Frame 1 (no input): blank canvas, image omitted
Frame 60 (no input): blank canvas, image omitted
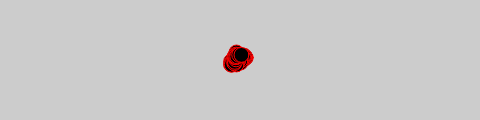
Frame 120 (the mouse pressed at the canvas centre since frame 60)

The p5.js sketch whose frames 1 and 60 were blank and that drew this single picture after the mouse press (run headless with seeded random() and noise() and a simulated clock; from frame 60 on, the mouse is pressed at the canvas centre):

// p5.js sketch
// ── sketch.js
let a_bug = [];

function setup() {
  createCanvas(480, 120).mousePressed(function () {
    add_bug(mouseX, mouseY);
  })
  createSpan('Click canvas to create a JitterBug')
  background(204);
}

function draw() {
  for (let bug of a_bug) {
    bug.move();
    bug.display();
  }
}

function add_bug(x, y) {
  let r = random(2,20);
  let c = random(['red', 'green', 'yellow'])
  let bug = new JitterBug(x, y, r, c);
  a_bug.push(bug);
}

class JitterBug {
  constructor(tempX, tempY, tempDiameter, tempC) {
    this.x = tempX;
    this.y = tempY;
    this.diameter = tempDiameter;
    this.speed = 2.5;
    this.color = tempC;
  }
  move() {
    this.x += random(-this.speed, this.speed);
    if (this.x < 0) this.x = 0;
    if (this.x > width) this.x = width;
    this.y += random(-this.speed, this.speed);
    if (this.y < 0) this.y = 0;
    if (this.y > height) this.y = height;
  }
  display() {
    stroke(this.color);
    fill(0);
    ellipse(this.x, this.y, this.diameter, this.diameter);
  }
}

// https://editor.p5js.org/jht1493/sketches/OLgbWg-a0
// Ex 6.2 JitterBug clamped

// https://editor.p5js.org/jht1493/sketches/UfXdsZAHU
// Ex 6.1 JitterBug

// https://editor.p5js.org/jht1493/sketches/HSp7qS5n4
// Ex_11_09 Managing Many Objects-remix

// https://editor.p5js.org/jht1493/sketches/XDfmnW1JD
// Ex_11_09 Managing Many Objects

// https://github.com/lmccart/gswp5.js-code/blob/master/11_Arrays/Ex_11_09.js
